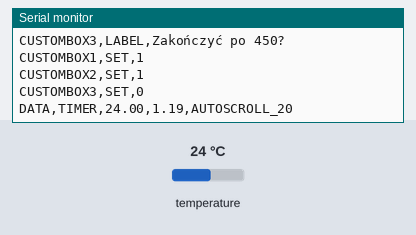
The sketch below on a simulated Arduino Uno, built with avr-gcc and run on an emulated ATmega328P. On the bench: the last lines printed to the serial monitor. Inputs (shaded band) come from the test bench; at power-on: temperature 24 °C.

Above: at 1.3 s.
1.4 s: temperature set to 12 °C
At 3.1 s:
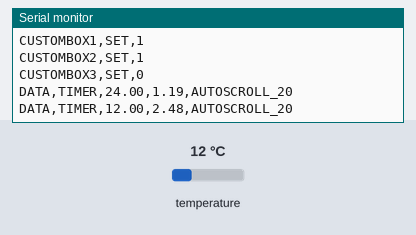
3.3 s: temperature set to 19 °C
At 4.3 s:
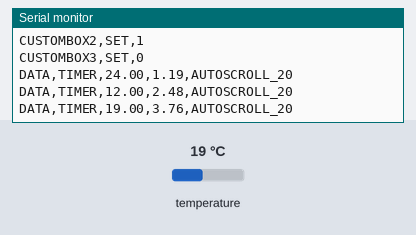
Timing chart, 0 to 6.3 s (numbered marks = the images above; inputs shaded):
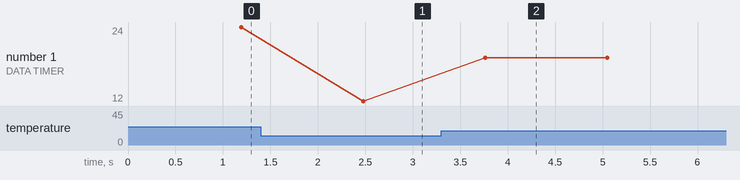

Measured:
- after the input at 1.4 s, the serial monitor: prints a new line after 1.1 s (image 1)
- after the input at 3.3 s, the serial monitor: prints a new line after 0.46 s (image 2)
- plotted number 1: 24 → 12 after the input at 1.4 s, 12 → 19 after the input at 3.3 s

The sketch:

pomiar_temp.ino
```cpp
/*
 * Program do odczytu pomiarów temperatury
 */

#include <OneWire.h>

// OneWire DS18S20, DS18B20, DS1822 Temperature Example
//
// http://www.pjrc.com/teensy/td_libs_OneWire.html
//
// The DallasTemperature library can do all this work for you!
// https://github.com/milesburton/Arduino-Temperature-Control-Library
OneWire  ds(10);  // on pin 10 (a 4.7K resistor is necessary)
void setup() {

  // open serial connection
    Serial.begin(9600);

    //Serial.println("CLEARDATA"); // clears sheet starting at row 2
    Serial.println("CLEARSHEET"); // clears sheet starting at row 1

  // nazwy trzech kolumn do pierwszego wiersza "Timer", "Temperatura"
    Serial.println("LABEL,Timer,Temperatura,millis/1000");

  // ustaw nazwy dla trzech checkbox
   Serial.println("CUSTOMBOX1,LABEL,Zatrzymać odczyty po 250?");
   Serial.println("CUSTOMBOX2,LABEL,Wznowić odczyty po 350?");
   Serial.println("CUSTOMBOX3,LABEL,Zakończyć po 450?");

  // check 2 of the 3 checkboxes (first two to true, third to false)
    Serial.println("CUSTOMBOX1,SET,1");
    Serial.println("CUSTOMBOX2,SET,1");
    Serial.println("CUSTOMBOX3,SET,0");
}

void loop() {
  int i = 0;
  byte present=0;
  byte type_s;
  byte data[12];
  byte addr[8];
  float celsius;
  //https://www.pjrc.com/teensy/td_libs_OneWire.html
  if ( !ds.search(addr)) {
      //Serial.println("Nie widzę czujnika!");
      //Serial.println();
      ds.reset_search();
      delay(250);
      return;
   }
  // pierwszy odczytany bajt pozwala okreslic rodzaj czujnika
  switch (addr[0]) {
    case 0x10:
      //Serial.println("  Chip = DS18S20");  // or old DS1820
      type_s = 1;
      break;
    case 0x28:
      //Serial.println("  Chip = DS18B20");
      type_s = 0;
      break;
    case 0x22:
      //Serial.println("  Chip = DS1822");
      type_s = 0;
      break;
    default:
      //Serial.println("Urzadzenie spoza rodziny DS18x20.");
      return;
  }
  ds.reset();  //po określeniu modelu czujnika
  ds.select(addr);  //ustawiamy jego adress
  ds.write(0x44);        //

  delay(1000);
  present = ds.reset();
  ds.select(addr);
  ds.write(0xBE);
  for ( byte j = 0; j < 9; j++)      // odczyt 9 bajtów
    data[j] = ds.read();
  int16_t raw = (data[1] << 8) | data[0];
   if(type_s){
    raw = raw << 3; // 9 bit resolution default
    if (data[7] == 0x10) {
      // "count remain" gives full 12 bit resolution
      raw = (raw & 0xFFF0) + 12 - data[6];
    }
  } else {
    byte cfg = (data[4] & 0x60);
    // at lower res, the low bits are undefined, so let's zero them
    if (cfg == 0x00) raw = raw & ~7;  // 9 bit resolution, 93.75 ms
    else if (cfg == 0x20) raw = raw & ~3; // 10 bit res, 187.5 ms
    else if (cfg == 0x40) raw = raw & ~1; // 11 bit res, 375 ms
    //// default is 12 bit resolution, 750 ms conversion time
  }
  celsius = (float)raw / 16.0;
    // simple print out of number and millis. Output e.g.,: "DATA,DATE,TIME,TIMER,4711,13374,AUTOSCROLL_20"
  i++;
  Serial.println( (String) "DATA,TIMER," + celsius + "," + (float)millis()/1000 + ",AUTOSCROLL_20" );
      // alternative writing method:
        /* Serial.print("DATA,DATE,TIME,TIMER,");
        Serial.print(i++); Serial.print(",");
        Serial.println(millis());
        Serial.print(","); Serial.println("AUTOSCROLL_20"); */

    // clear some cells in Excel (rectangle range from B10 to D20)
    //  if(i==100)
    //    Serial.println("ClearRange,B,10,D,20");

    // do a simple beep in Excel on PC
      if(i==150)
        Serial.println("BEEP");

    // read a value (in this case integer) from Excel (from a sheet by name)
      if(i==200)
      {
        Serial.println("CELL,GET,FROMSHEET,Simple Data,E,4"); // ==> request value from sheet
       // Serial.println("CELL,GET,E4"); ==> short version to read from active sheet in Excel
        int readvalue = Serial.readStringUntil(10).toInt(); // get response. Note: the '10' is important! Always use but never change ;-)
        Serial.println( (String) "Value of cell E4 is: " + readvalue); // result displayed in Excel DirectDebugWindow to double check
     }

    // check value of custombox1 on PLX DAQ in Excel and if
    // checkbox is checked then send the command to pause logging
      if(i==250)
      {
        Serial.println("CUSTOMBOX1,GET");
        int stoplogging = Serial.readStringUntil(10).toInt();
        // this information can be seen in the direct debug window on PLX DAQ in Excel
        Serial.println( (String) "Value of stoplogging/checkbox is: " + stoplogging);
        if(stoplogging)
          Serial.println("PAUSELOGGING");
      }

    // get a true random number from the computer
      if(i==300)
      {
        Serial.println("GETRANDOM,-4321,12345"); // between -4321 to 12345
        int rndseed = Serial.readStringUntil(10).toInt();
        Serial.println( (String) "Got random value '" + rndseed + "' from Excel" );
        // Note: this information is not posted to the Excel sheet because "DATA" is missing
        // instead this information can be seen in the direct debug window
      }

    // and now resume logging
      if(i==350)
      {
        Serial.println("CUSTOMBOX2,GET");
        int resumelogging = Serial.readStringUntil(10).toInt();
        if(resumelogging)
          Serial.println("RESUMELOGGING");
      }

    // post to specific cells on default sheet as well as named sheet
      if(i==400)
      {
        Serial.println("CELL,SET,G10,400 test 1 string"); // default sheet active in PLX DAQ Excel
        Serial.println("CELL,SET,ONSHEET,Simple Data,G,11,400 test 2 string"); // named sheet available in PLX DAQ Excel
      }

    // and for forced quit of Excel with saving the file first
      if(i==450)
      {
        Serial.println("CUSTOMBOX3,GET");
        if(Serial.readStringUntil(10).toInt()) {
          Serial.println("SAVEWORKBOOKAS,450-Lines-File");
          Serial.println("FORCEEXCELQUIT");
        }
        else
          Serial.println("No forced Excel quit requested!");
      }
}
```
